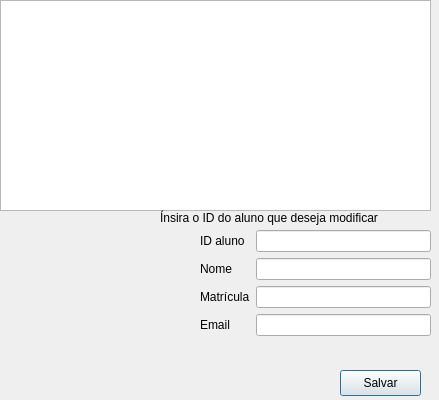
<?xml version="1.0" encoding="UTF-8"?>
<ui version="4.0">
 <class>Dialog</class>
 <widget class="QDialog" name="Dialog">
  <property name="geometry">
   <rect>
    <x>0</x>
    <y>0</y>
    <width>439</width>
    <height>400</height>
   </rect>
  </property>
  <property name="windowTitle">
   <string>Dialog</string>
  </property>
  <widget class="QTableView" name="userList">
   <property name="geometry">
    <rect>
     <x>0</x>
     <y>0</y>
     <width>431</width>
     <height>211</height>
    </rect>
   </property>
  </widget>
  <widget class="QWidget" name="formLayoutWidget">
   <property name="geometry">
    <rect>
     <x>200</x>
     <y>230</y>
     <width>231</width>
     <height>131</height>
    </rect>
   </property>
   <layout class="QFormLayout" name="formLayout_2">
    <item row="2" column="1">
     <widget class="QLineEdit" name="userRegistration"/>
    </item>
    <item row="1" column="1">
     <widget class="QLineEdit" name="userName"/>
    </item>
    <item row="0" column="1">
     <widget class="QLineEdit" name="userId"/>
    </item>
    <item row="0" column="0">
     <widget class="QLabel" name="label">
      <property name="text">
       <string>ID aluno</string>
      </property>
     </widget>
    </item>
    <item row="1" column="0">
     <widget class="QLabel" name="label_2">
      <property name="text">
       <string>Nome</string>
      </property>
     </widget>
    </item>
    <item row="3" column="0">
     <widget class="QLabel" name="label_3">
      <property name="text">
       <string>Email</string>
      </property>
     </widget>
    </item>
    <item row="3" column="1">
     <widget class="QLineEdit" name="userEmail"/>
    </item>
    <item row="2" column="0">
     <widget class="QLabel" name="label_4">
      <property name="text">
       <string>Matrícula</string>
      </property>
     </widget>
    </item>
   </layout>
  </widget>
  <widget class="QPushButton" name="userUpdateButton">
   <property name="geometry">
    <rect>
     <x>340</x>
     <y>370</y>
     <width>81</width>
     <height>26</height>
    </rect>
   </property>
   <property name="text">
    <string>Salvar</string>
   </property>
  </widget>
  <widget class="QLabel" name="label_5">
   <property name="geometry">
    <rect>
     <x>160</x>
     <y>210</y>
     <width>271</width>
     <height>16</height>
    </rect>
   </property>
   <property name="text">
    <string>Ínsira o ID do aluno que deseja modificar</string>
   </property>
  </widget>
 </widget>
 <resources/>
 <connections/>
</ui>
